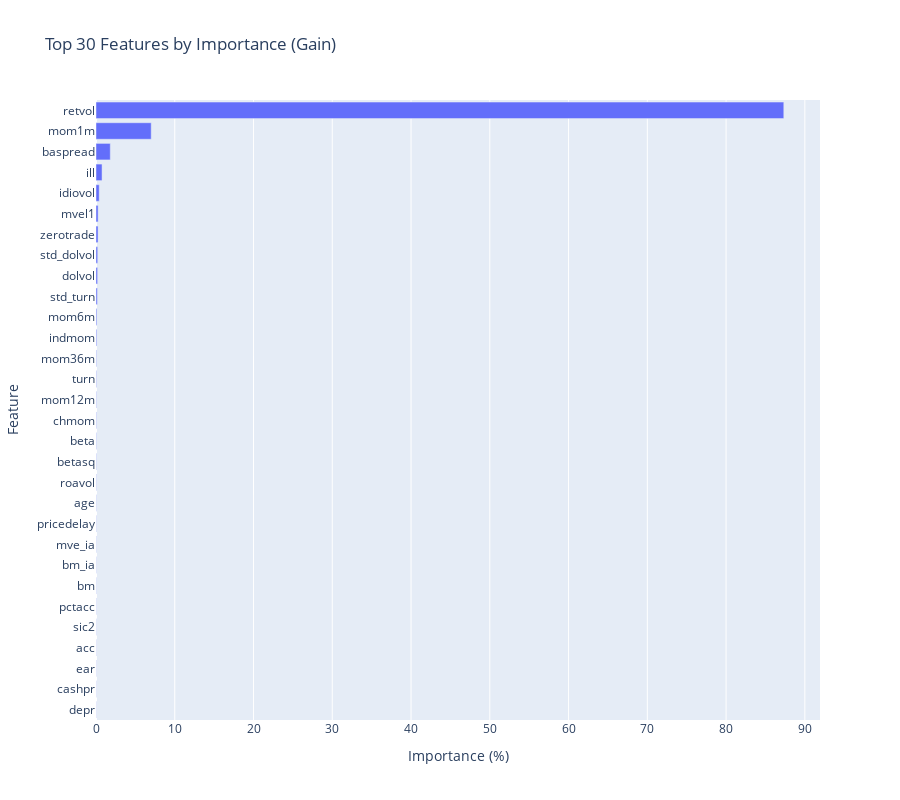

Notebook code cell kept with this figure:
### Code cell
# Interactive feature importance plot
import plotly.express as px

top_30 = importance_df.head(30)

fig = px.bar(top_30, x='importance_pct', y='feature', orientation='h',
             title='Top 30 Features by Importance (Gain)',
             labels={'importance_pct': 'Importance (%)', 'feature': 'Feature'},
             hover_data=['importance'])

fig.update_layout(height=800, yaxis={'categoryorder':'total ascending'})
fig.show()

### Figure 1 — Plotly figure (JSON) as saved in the notebook; plotly's stock layout.template omitted (floating-point values rounded to 4 significant figures)
{"data": [{"customdata": [[41100.0], [3299.0], [853.6], [361.2], [193.0], [126.6], [122.2], [101.2], [95.13], [79.8], [51.0], [44.94], [29.33], [27.64], [22.52], [22.2], [20.82], [17.93], [17.23], [14.77], [14.5], [13.17], [12.27], [11.99], [11.62], [11.33], [10.59], [10.33], [10.11], [9.957]], "hovertemplate": "Importance (%)=%{x}<br>Feature=%{y}<br>importance=%{customdata[0]}<extra></extra>", "legendgroup": "", "marker": {"color": "#636efa", "pattern": {"shape": ""}}, "name": "", "orientation": "h", "showlegend": false, "textposition": "auto", "type": "bar", "x": [87.33, 7.009, 1.814, 0.7676, 0.4102, 0.2689, 0.2597, 0.2151, 0.2021, 0.1696, 0.1084, 0.09549, 0.06232, 0.05872, 0.04784, 0.04717, 0.04423, 0.0381, 0.03662, 0.03137, 0.03081, 0.02798, 0.02607, 0.02548, 0.02469, 0.02407, 0.0225, 0.02194, 0.02149, 0.02116], "xaxis": "x", "y": ["retvol", "mom1m", "baspread", "ill", "idiovol", "mvel1", "zerotrade", "std_dolvol", "dolvol", "std_turn", "mom6m", "indmom", "mom36m", "turn", "mom12m", "chmom", "beta", "betasq", "roavol", "age", "pricedelay", "mve_ia", "bm_ia", "bm", "pctacc", "sic2", "acc", "ear", "cashpr", "depr"], "yaxis": "y"}], "layout": {"barmode": "relative", "height": 800, "legend": {"tracegroupgap": 0}, "title": {"text": "Top 30 Features by Importance (Gain)"}, "xaxis": {"anchor": "y", "domain": [0, 1], "title": {"text": "Importance (%)"}}, "yaxis": {"anchor": "x", "categoryorder": "total ascending", "domain": [0, 1], "title": {"text": "Feature"}}}}
